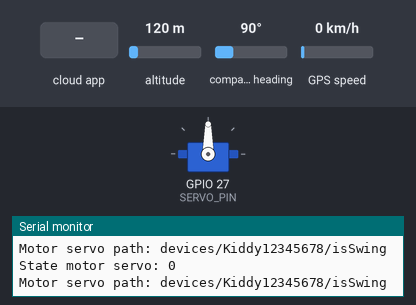
Simulated run of this sketch. Board: ESP32. Shown: servo, the last lines printed to the serial monitor. Inputs (shaded band) come from the test bench; at power-on: altitude 120 m, compass heading 90°, GPS speed 0 km/h. WiFi joins after 1.5 s; servers stay silent unless stated; the GPS gets a fix after 3 s at 37.7749, -122.4194 with 8 satellites; the Firebase database answers and starts empty.

Above: at 2.7 s.
2.8 s: the phone or cloud app sets isSwing to 1
At 3.32 s:
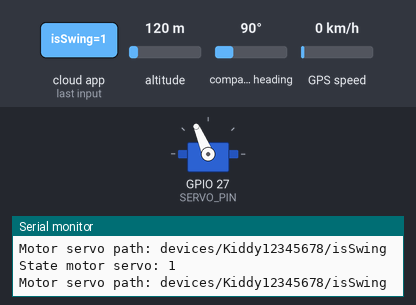
6.3 s: the phone or cloud app sets isSwing to 0
At 6.48 s:
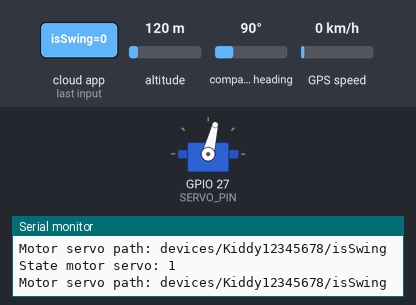
At 7.82 s:
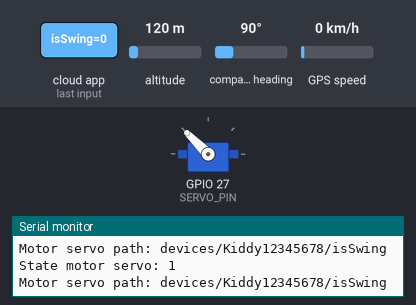
Timing chart, 0 to 10.2 s (numbered marks = the images above; inputs shaded):
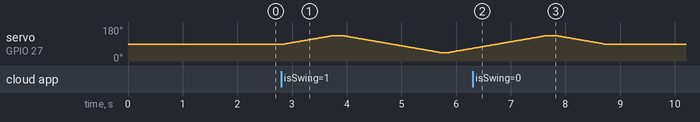

Measured:
- after the input at 6.3 s, servo on GPIO 27 (SERVO_PIN): goes on until 8.7 s, then stays 90°

The sketch:

kiddy.ino
```cpp
#include <WiFi.h>
#include <Wire.h>
#include <Adafruit_Sensor.h>
#include <TinyGPS++.h>
#include <Servo.h>
#include <ESP32Firebase.h>

// Define for Servo
#define SERVO_PIN 27 // pin yang sesuai pada ESP32
#define ON 1
#define OFF 0

// Define for GPS
#define GPS_BAUDRATE 9600  // The default baudrate of NEO-6M is 9600

// Define for Firebase
#define REFERENCE_URL "https://kiddy-65de6-default-rtdb.asia-southeast1.firebasedatabase.app"  // Firebase project reference url

// Define Serial Number
String SERIAL_NUMBER = "Kiddy12345678";

// SSID/Password Wifi
const char* ssid = "Galaxy";
const char* password = "12571257";


// Object GPS
unsigned long lastMsg = 0;
TinyGPSPlus gps;

// Objek servo
Servo myServo;
int degree = 90;
int state = ON;

// Objek Firebase
Firebase firebase(REFERENCE_URL);

void setup() {
  Serial.begin(115200);
  Serial2.begin(GPS_BAUDRATE);

  // Attach servo ke pin
  myServo.attach(SERVO_PIN);

  // Connect to wifi
  setupWifi();
}

void setupWifi() {
  delay(10);
  // We start by connecting to a WiFi network
  Serial.println();
  Serial.print("Connecting to ");
  Serial.println(ssid);

  WiFi.begin(ssid, password);

  while (WiFi.status() != WL_CONNECTED) {
    delay(500);
    Serial.print(".");
  }

  Serial.println("");
  Serial.println("WiFi connected");
  Serial.println("IP address: ");
  Serial.println(WiFi.localIP());
}

int getIsSwing() {
  String path = "devices/" + SERIAL_NUMBER + "/isSwing";
  int isSwing = firebase.getInt(path);
  Serial.print("State motor servo: ");
  Serial.println(isSwing);

  Serial.print("Motor servo path: ");
  Serial.println(path);
  return isSwing;
}

void servoLoop() {
  if (getIsSwing() == ON) {
    if (degree == 90-45 || degree == 90) {
      while (degree < 90+45) {
        degree++;
        myServo.write(degree);
        delay(20);
      }
    } else if (degree == 90+45) {
      while (degree > 90-45) {
        degree--;
        myServo.write(degree);
        delay(20);
      }
    }
  } else {
    // Agar berhenti di tengah
    if (degree < 90) {
      while (degree < 90) {
        degree++;
        myServo.write(degree);
        delay(20);
      }
    } else {
       while (degree > 90) {
        degree--;
        myServo.write(degree);
        delay(20);
      }
    }
  }
}

void gpsLoop() {
  long now = millis();
  if (now - lastMsg > 1000) {
    lastMsg = now;

    // Read GPS data
    if (Serial2.available() > 0) {
      if (gps.encode(Serial2.read())) {
        if (gps.location.isValid()) {
          Serial.print(F("latitude: "));
          Serial.println(gps.location.lat());

          Serial.print(F("longitude: "));
          Serial.println(gps.location.lng());

          Serial.print(F("altitude: "));
          if (gps.altitude.isValid())
            Serial.println(gps.altitude.meters());
          else
            Serial.println(F("INVALID"));

          Serial.print(F("speed: "));
          if (gps.speed.isValid()) {
            Serial.print(gps.speed.kmph());
            Serial.println(F(" km/h"));
          } else {
            Serial.println(F("INVALID"));
          }

          // Push GPS data to Firebase
          String path = "devices/" + SERIAL_NUMBER + "/latitude";
          firebase.setFloat(path, gps.location.lat());

          path = "devices/" + SERIAL_NUMBER + "/longitude";
          firebase.setFloat(path, gps.location.lng());

          if (gps.altitude.isValid())
            path = "devices/" + SERIAL_NUMBER + "/altitude";
            firebase.setFloat(path, gps.altitude.meters());

          if (gps.speed.isValid())
            path = "devices/" + SERIAL_NUMBER + "/speed";
            firebase.setFloat(path, gps.speed.kmph());
        }
      }
    }

    if (millis() > 5000 && gps.charsProcessed() < 10) {
      Serial.println(F("No GPS data received: check wiring"));
    }
  }
}

void loop() {
  servoLoop();
  gpsLoop();
}
```
